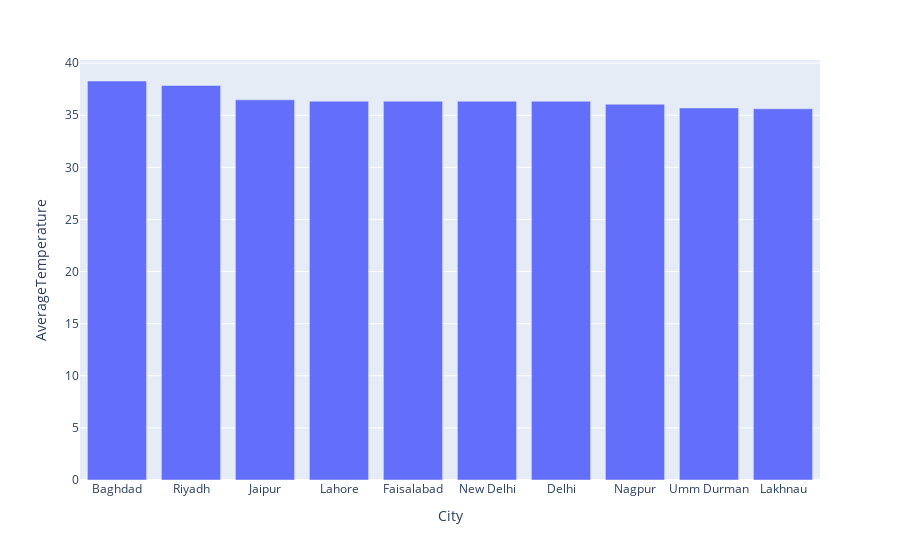

Notebook cell for this chart:
### Code cell
fig =px.bar(most_temp_by_city, x="City", y="AverageTemperature")
fig.show()

plt.figure(figsize=(16, 5))
plt.bar(most_temp_by_city.City, most_temp_by_city.AverageTemperature)

plt.xticks(rotation = 45)
plt.ylabel('Average Temperature')
plt.xlabel('City')
plt.show()

### Figure 1 — Plotly figure (JSON) as saved in the notebook; plotly's stock layout.template omitted (floating-point values rounded to 4 significant figures)
{"data": [{"alignmentgroup": "True", "hovertemplate": "City=%{x}<br>AverageTemperature=%{y}<extra></extra>", "legendgroup": "", "marker": {"color": "#636efa", "pattern": {"shape": ""}}, "name": "", "offsetgroup": "", "orientation": "v", "showlegend": false, "textposition": "auto", "type": "bar", "x": ["Baghdad", "Riyadh", "Jaipur", "Lahore", "Faisalabad", "New Delhi", "Delhi", "Nagpur", "Umm Durman", "Lakhnau"], "xaxis": "x", "y": [38.28, 37.86, 36.48, 36.35, 36.35, 36.34, 36.34, 36.05, 35.7, 35.62], "yaxis": "y"}], "layout": {"autosize": true, "barmode": "relative", "legend": {"tracegroupgap": 0}, "margin": {"t": 60}, "xaxis": {"anchor": "y", "autorange": true, "domain": [0, 1], "range": [-0.5, 9.5], "title": {"text": "City"}, "type": "category"}, "yaxis": {"anchor": "x", "autorange": true, "domain": [0, 1], "range": [0, 40.3], "title": {"text": "AverageTemperature"}, "type": "linear"}}}
